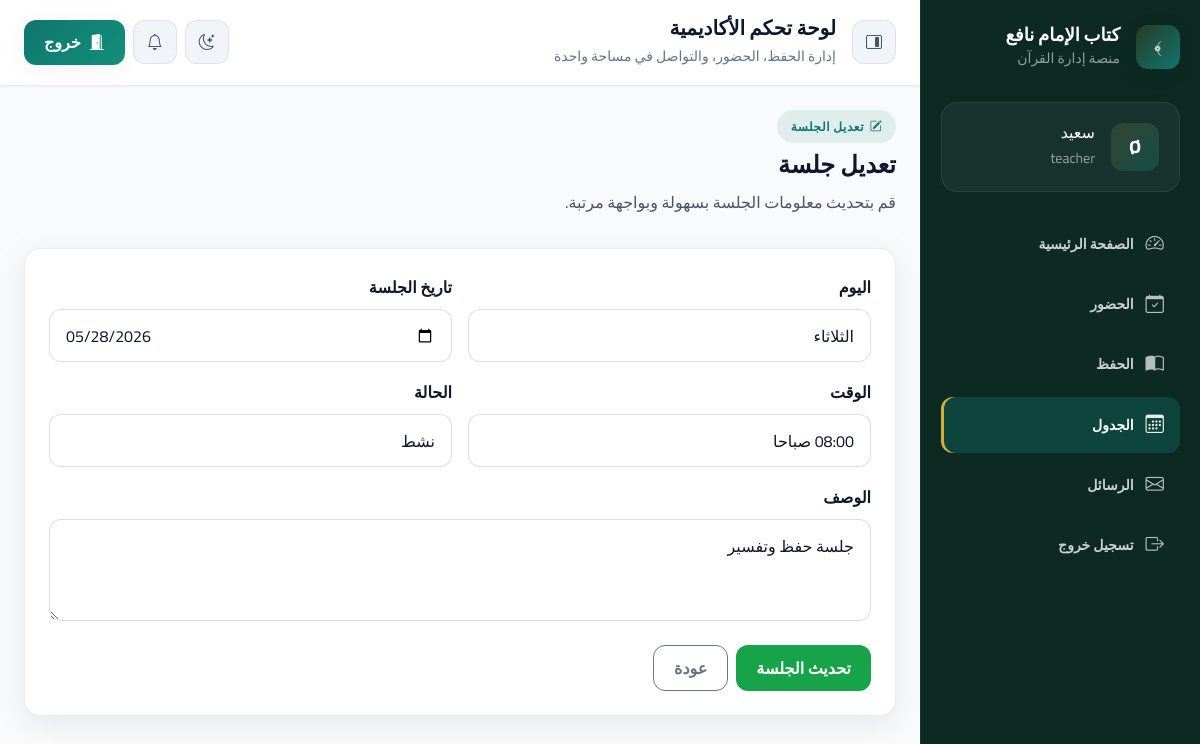
/schedule/edit/1 (signed in), run on the app's committed database.
### tables this page shows
CREATE TABLE schedules (
    id INT AUTO_INCREMENT PRIMARY KEY,
    day_name VARCHAR(50) NOT NULL,
    session_date DATE NOT NULL,
    session_time VARCHAR(20) NOT NULL,
    description VARCHAR(255) NULL,
    status ENUM('active','canceled') DEFAULT 'active',
    created_at TIMESTAMP DEFAULT CURRENT_TIMESTAMP
);

### app/Core/Controller.php (called while the page is built, shortened)
<?php
class Controller
{
    public function view(string $view, array $data = [])
    {
        extract($data);
        require_once __DIR__ . '/../Views/' . $view . '.php';
    }
}

### app/Controllers/ScheduleController.php (called while the page is built, shortened)
<?php
class ScheduleController extends Controller
{
    public function edit($id)
    {
        $user = Session::get('user');
        $schedule = new Schedule();
        $session = $schedule->findById((int) $id);
        $this->view('dashboard/schedule_edit', [
            'user' => $user,
            'session' => $session,
        ]);
    }
}

### app/Core/App.php (called while the page is built, shortened)
<?php
class App
{
    protected $method = 'index';
    public function __construct()
    {
        $url = $this->parseUrl();
        if (isset($url[0]) && file_exists(__DIR__ . '/../Controllers/' . ucfirst($url[0]) . 'Controller.php')) {
            unset($url[0]);
        }
        $this->controller = new $controllerClass();
        if (isset($url[1]) && method_exists($this->controller, $url[1])) {
            $this->method = $url[1];
            unset($url[1]);
        }
        $this->params = $url ? array_values($url) : [];
        call_user_func_array([$this->controller, $this->method], $this->params);
    }
    private function parseUrl()
    {
        if (isset($_GET['url'])) {
            $url = filter_var(rtrim($_GET['url'], '/'), FILTER_SANITIZE_URL);
        } else {
            $requestUri = $_SERVER['REQUEST_URI'] ?? '';
            $path = parse_url($requestUri, PHP_URL_PATH);
            $url = trim($path, '/');
        }
        return explode('/', $url);
    }
}

### public/index.php (called while the page is built, shortened)
<?php
require_once __DIR__ . '/../config/config.php';
require_once __DIR__ . '/../app/Core/App.php';
$app = new App();

### config/config.php (called while the page is built, shortened)
<?php
spl_autoload_register(function ($class) {
    $prefix = 'App\\';
    $base_dir = __DIR__ . '/../app/';
    $len = strlen($prefix);
    $relative_class = substr($class, $len);
    $file = $base_dir . str_replace('\\', '/', $relative_class) . '.php';
});
require_once __DIR__ . '/app.php';
require_once __DIR__ . '/database.php';

### config/database.php (called while the page is built, shortened)
<?php
class Database
{
    private static ?PDO $connection = null;
    public static function connect(): PDO
    {
        if (self::$connection === null) {
            try {
                $dsn = sprintf(
                    'mysql:host=%s;port=%s;dbname=%s;charset=utf8mb4',
                    DB_HOST,
                    DB_PORT,
                    DB_NAME
                );
                self::$connection = new PDO($dsn, DB_USER, DB_PASS, [
                    PDO::ATTR_ERRMODE => PDO::ERRMODE_EXCEPTION,
                    PDO::ATTR_DEFAULT_FETCH_MODE => PDO::FETCH_ASSOC,
                ]);
            } catch (PDOException $e) {
                die('Database connection failed: ' . $e->getMessage());
            }
        }
        return self::$connection;
    }
}

### app/Models/Schedule.php (called while the page is built, shortened)
<?php
class Schedule
{
    private PDO $db;
    public function __construct()
    {
        $this->db = Database::connect();
    }
    public function findById(int $id): ?array
    {
        $stmt = $this->db->prepare('SELECT * FROM schedules WHERE id = :id LIMIT 1');
        $stmt->execute(['id' => $id]);
        return $stmt->fetch() ?: null;
    }
}

### app/Views/dashboard/schedule_edit.php (the view, shortened to what this page needs)
<section class="dashboard-page">
    <div class="page-header">
        <div>
            <span class="page-badge"><i class="bi bi-pencil-square"></i> تعديل الجلسة</span>
            <h1 class="page-title">تعديل جلسة</h1>
            <p class="page-description">قم بتحديث معلومات الجلسة بسهولة وبواجهة مرتبة.</p>
        </div>
    </div>
    <div class="dashboard-card p-4">
        <form method="post" action="<?= BASE_URL ?>schedule/update/<?= htmlspecialchars($session['id']) ?>">
            <div class="row g-3">
                <div class="col-md-6">
                    <label class="form-label">اليوم</label>
                    <input type="text" name="day_name" class="form-control" value="<?= htmlspecialchars($session['day_name']) ?>" required />
                </div>
                <div class="col-md-6">
                    <label class="form-label">تاريخ الجلسة</label>
                    <input type="date" name="session_date" class="form-control" value="<?= htmlspecialchars($session['session_date']) ?>" required />
                </div>
                <div class="col-md-6">
                    <label class="form-label">الوقت</label>
                    <input type="text" name="session_time" class="form-control" value="<?= htmlspecialchars($session['session_time']) ?>" required />
                </div>
                <div class="col-md-6">
                    <label class="form-label">الحالة</label>
                    <select name="status" class="form-select" required>
                        <option value="active" <?= $session['status'] === 'active' ? 'selected' : '' ?>>نشط</option>
                    </select>
                </div>
                <div class="col-12">
                    <label class="form-label">الوصف</label>
                    <textarea name="description" class="form-control" rows="3"><?= htmlspecialchars($session['description']) ?></textarea>
                </div>
            </div>
            <div class="mt-4 d-flex flex-wrap gap-2">
                <button class="btn btn-success">تحديث الجلسة</button>
                <a href="<?= BASE_URL ?>schedule" class="btn btn-outline-secondary">عودة</a>
            </div>
        </form>
    </div>
</section>
<?php require_once __DIR__ . '/../layouts/dashboard.php'; ?>

### public/assets/css/styles.css (style rules this page uses)
*, *::before, *::after { box-sizing: border-box; }
html { direction: rtl; scroll-behavior: smooth; }
body { margin: 0; min-height: 100vh; font-family: var(--font-base); font-size: var(--text-base); color: var(--text); background: var(--bg-gradient); background-color: var(--bg-page); line-height: 1.75; -webkit-font-smoothing: antialiased; }
button, input, textarea, select { font: inherit; }
a { color: inherit; text-decoration: none; }
h1, h2, h3, h4, h5, h6 { font-family: var(--font-heading); color: var(--text); margin: 0; font-weight: 700; }
.btn { border-radius: var(--radius-md); font-weight: 600; padding: 0.65rem 1.25rem; transition: transform var(--duration-fast) var(--ease), background var(--duration) var(--ease), box-shadow var(--duration) var(--ease), border-color var(--duration) var(--ease); }
.btn-success { background: var(--color-success); border: none; }
.form-control, .form-select, textarea.form-control { min-height: 3rem; border-radius: var(--radius-md); border: 1px solid var(--color-border-strong); background: var(--bg-panel); color: var(--text); padding: 0.85rem 1rem; transition: border-color var(--duration) var(--ease), box-shadow var(--duration) var(--ease); }
.form-label { font-weight: 600; color: var(--text); margin-bottom: var(--space-2); }
.badge, .page-badge, .label-pill { display: inline-flex; align-items: center; gap: 0.35rem; padding: 0.4rem 0.85rem; border-radius: var(--radius-pill); font-size: var(--text-xs); font-weight: 700; letter-spacing: 0.05em; }
.page-badge { background: var(--color-primary-soft); color: var(--color-primary); }
.dashboard-card, .auth-card, .glass-card, .feature-card, .surface-card, .stat-card { border-radius: var(--radius-lg); border: 1px solid var(--color-border); background: var(--bg-panel); box-shadow: var(--shadow-card); transition: transform var(--duration-slow) var(--ease), box-shadow var(--duration-slow) var(--ease); }
.page-header { margin-bottom: var(--space-8); }
.page-title { font-size: var(--text-2xl); font-weight: 800; margin: var(--space-2) 0; }
.page-description { max-width: 42rem; color: var(--text-soft); }
.dashboard-shell { background: var(--bg-page); }

### data on the page
schedules: day_name "الثلاثاء", session_date "05/28/2026", session_time "08:00 صباحا", status "نشط", description "جلسة حفظ وتفسير"

### other printed values
substr(htmlspecialchars($user['first_name'] ?? 'م'), 0, 1) "Ø"
$user['first_name'] "سعيد"
$user['role_name'] "teacher"
